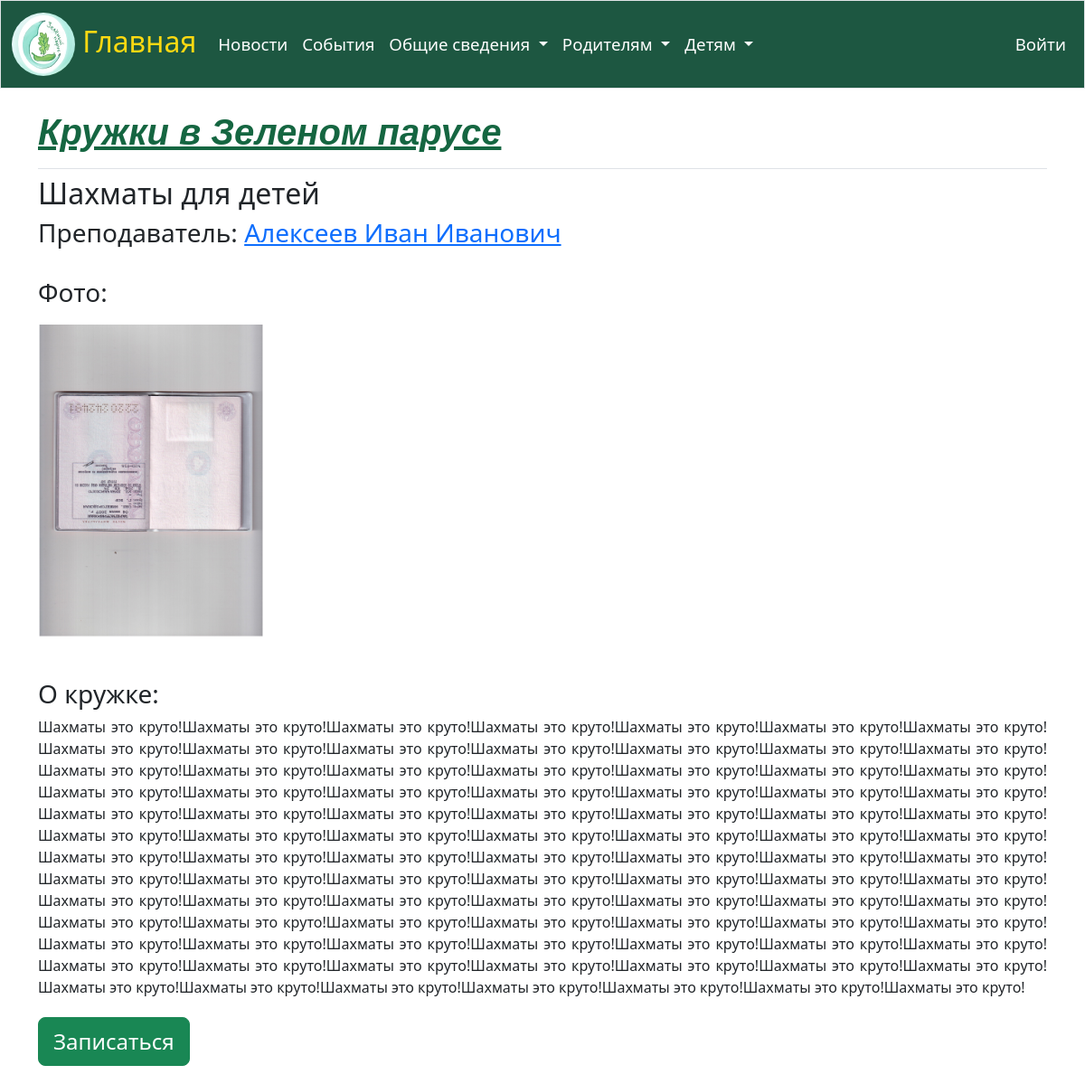
Page /mugs/1 on the committed database.
### main/models.py (models this page shows, shortened)
class Mugs(models.Model):
    title = models.CharField(verbose_name='Название', max_length=250)
    description = models.TextField(verbose_name='Описание')
    teacher = models.ForeignKey(Teacher, on_delete=models.CASCADE, verbose_name='Педагог')
    link_for_recording = models.TextField(verbose_name='Ссылка для записи')
    preview = models.ImageField(verbose_name='Главное фото', upload_to='media/mugs/preview', null=True)
    class Meta:
        verbose_name = 'Кружок'
        verbose_name_plural = 'Кружки'
        ordering = ['id']

class Teacher(models.Model):
    name = models.CharField(verbose_name='Имя', max_length=250)
    last_name = models.CharField(verbose_name='Фамилия', max_length=250)
    patronymic = models.CharField(verbose_name='Отчество', max_length=250)
    bio = models.CharField(verbose_name='ФИО', max_length=250)
    about = models.TextField(verbose_name='О педагоге')
    photo = models.ImageField(upload_to='media/teachers', verbose_name='Фото')
    class Meta:
        verbose_name = 'Педагог'
        verbose_name_plural = 'Педагоги'
        ordering = ['id']
    def __str__(self):
        return self.bio

class MugsPhotos(models.Model):
    mug = models.ForeignKey(Mugs, on_delete=models.CASCADE, verbose_name='Кружок')
    photo = models.ImageField(verbose_name='Фото', upload_to='media/mugs', null=True)
    class Meta:
        verbose_name_plural = 'Фото с кружков'
        verbose_name = 'Фото с кружков'

### main/views.py (the view)
# urls.py: path('mugs/<int:mug_id>', views.mug, name='mug'),
def mug(request, mug_id):
    current_mug = Mugs.objects.get(id=mug_id)
    mug_photos = MugsPhotos.objects.filter(mug_id=mug_id)
    context = {'mug': current_mug, 'mug_photos': mug_photos}
    return render(request, 'main/mug.html', context)

### main/templates/main/mug.html (shortened to what this page needs)
{% extends 'main/base.html' %}
{% load static %}
{% block page_header %}
    <h1>
        <a style="color: #156641;" href="{% url 'main:mugs' %}">Кружки в Зеленом парусе</a>
    </h1>
{% endblock %}
{% block content %}
    <div class="mug">
        <h2>
            {{mug.title}}
        </h2>
        <h3>
            Преподаватель: <a href="{% url 'main:teacher' mug.teacher.id %}">{{mug.teacher}}</a>
        </h3><br>
        <h3>Фото: </h3>
        <ul style="display: inline-block; list-style-type: none; padding: 0;">
            {% for obj in mug_photos %}
            <li style="display: inline-grid; margin-right: 20px">
                <img src="{{obj.photo.url}}" style="margin: 10px 0 10px 0;" width=250px height=350px>
            </li>
            {% empty %}
                <li>На данный момент не размещено фотографий</li>
            {% endfor %}
        </ul><br>
        <p>
            <h3>О кружке: </h3>
            {{mug.description|linebreaks}}
        </p>
        <a href="{{mug.link_for_recording}}" class="btn btn-lg btn-success" style="margin:5px; margin-left: 0;
            font-size: 18pt;">Записаться</a>
    </div>
    <link rel="stylesheet" href="{% static 'main/css/mugs.css' %}">
{% endblock %}

### static/main/css/base.css (style rules this page uses)
html { height: 100%; }
.pb-2 h1 { color: #156641; font-size: 30pt; font-weight: 600; font-family: 'Nunito', sans-serif; font-style: italic; }
body { min-height:100%; position: relative; margin: 0; padding-bottom: 15px; }

### rows in the picture
Mugs: title "Шахматы для детей", teacher "Алексеев Иван Иванович", description "Шахматы это круто!Шахматы это круто!Шахматы это круто!Шахматы это круто!Шахматы это круто!Шахматы это круто!Шахматы это круто!Шахматы это круто!Шахматы это круто!Шахматы это круто!Шахматы это круто!Шахматы это круто!Шахматы это круто!Шахматы это круто!Шахматы это круто!Шахматы это круто!Шахматы это круто!Шахматы это круто!Шахматы это круто!Шахматы это круто!Шахматы это круто!Шахматы это круто!Шахматы это круто!Шахматы это круто!Шахматы это круто!Шахматы это круто!Шахматы это круто!Шахматы это круто!Шахматы это круто!Шахматы это круто!Шахматы это круто!Шахматы это круто!Шахматы это круто!Шахматы это круто!Шахматы это круто!Шахматы это круто!Шахматы это круто!Шахматы это круто!Шахматы это…"
MugsPhotos: photo (picture)
